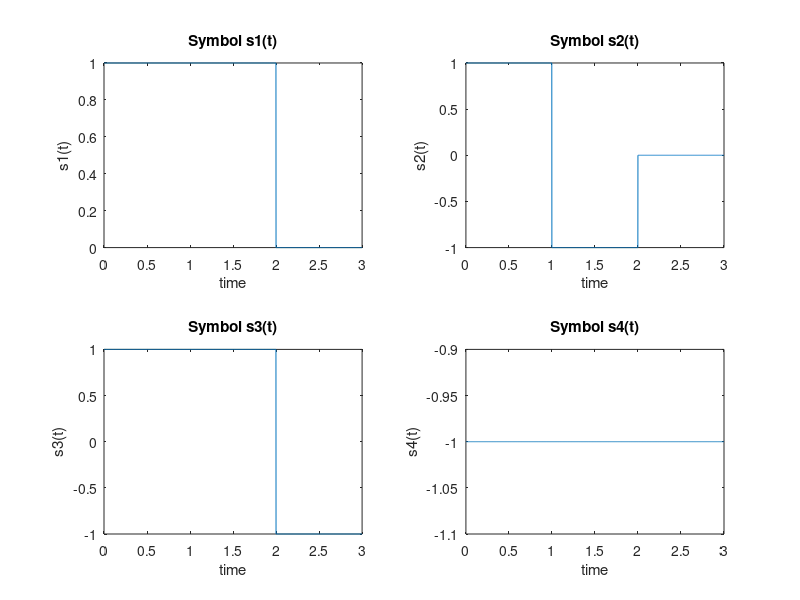
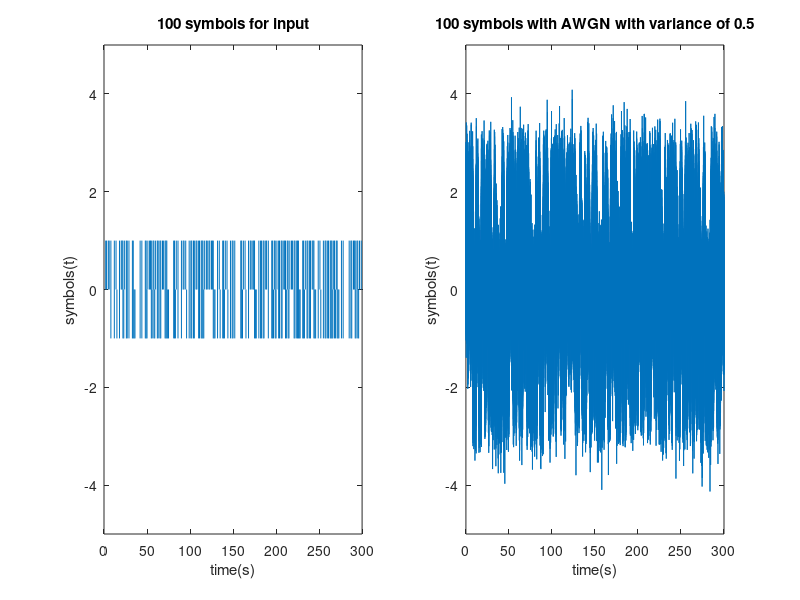
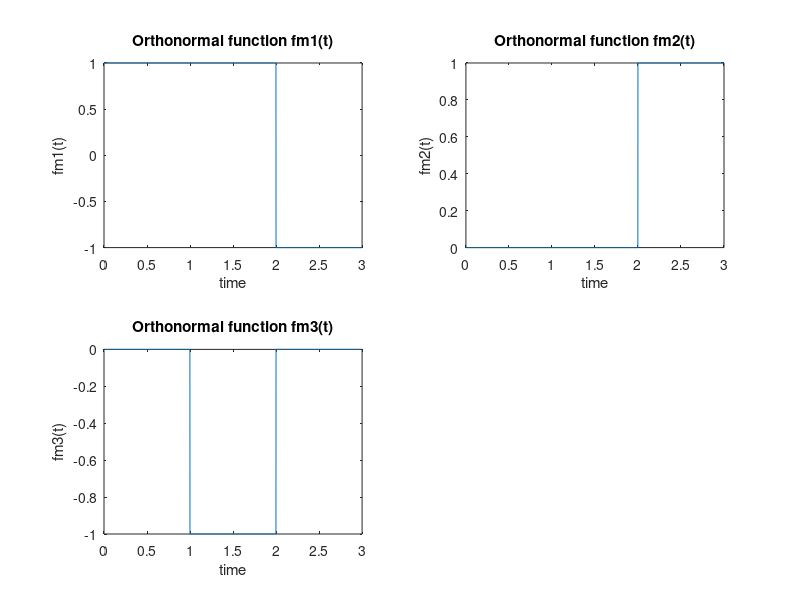

Here is the MATLAB script that generated these plots, in order:
clear all;
close all;
clc;
number=100;     % total transmission time (300s)/each signal duration (3s)

% randomly choose one of the four equiprobable signals
seedUsed = rng;

sampleRate = 1000;
% 1000 samples per second means 3000 samples per signal
time = linspace(0,3,3*sampleRate);
nsamples = length(time);

s1 = ones(1,nsamples);
s1(2*sampleRate:end) = 0;

s2 = ones(1,nsamples);
s2(1:sampleRate-1) = 1;
s2(sampleRate:(2*sampleRate)-1) = -1;
s2(2*sampleRate:end) = 0;

s3 = ones(1,nsamples);
s3(1:(2*sampleRate)-1) = 1;
s3(2*sampleRate:end) = -1;


s4 = -1*ones(1,nsamples);

figure();
subplot(2,2,1)
plot(time,s1);
xlabel('time')
ylabel('s1(t)')
title('Symbol s1(t)')
subplot(2,2,2)
plot(time,s2);
xlabel('time')
ylabel('s2(t)')
title('Symbol s2(t)')
subplot(2,2,3)
plot(time,s3);
xlabel('time')
ylabel('s3(t)')
title('Symbol s3(t)')
subplot(2,2,4)
plot(time,s4);
xlabel('time')
ylabel('s4(t)')
title('Symbol s4(t)')




% zero mean white Gaussian noise of variance 0.5 added
outputTotal = zeros(1, nsamples * number);
totalTime = linspace(0,3*100,nsamples * number);
inputTotal = zeros(1, nsamples * number);
sumInput = zeros(1,  number);
sumOutput = zeros(1, number);
variance = 0.5;
for indexNumber = 1:number
    
    
    sdNoise = sqrt(variance);
    noiseArray = sdNoise.*randn(1,nsamples);
    nextSignal = randi(4);
    tempInput = 0;
   
    switch nextSignal
        case 1
            tempInput = s1;
            
        case 2
            tempInput = s2;
            
        case 3
            tempInput = s3;
            
        case 4
            tempInput= s4;
            
    end
    tempOutput = tempInput + noiseArray;
    inputTotal(1+((indexNumber-1)*nsamples):indexNumber*nsamples) = tempInput;
    outputTotal(1+((indexNumber-1)*nsamples):indexNumber*nsamples) = tempOutput;
    
    
end
figure();
subplot(1,2,1)
plot(totalTime,inputTotal);
xlabel('time(s)')
ylabel('symbols(t)')
ylim([-5 5])
title([num2str(number),' symbols for input',]);
subplot(1,2,2)
plot(totalTime,outputTotal);
xlabel('time(s)')
ylabel('symbols(t)')
title([num2str(number),' symbols with AWGN with variance of ', num2str(variance) ]);
ylim([-5 5])


% figure();
% stem(sumInput);
% xlabel('time(s)')
% ylabel('Integration of the input Symbols')
% title(['Input Integration for',num2str(number)]);
% figure();
% stem(sumOutput);
% xlabel('time(s)')
% ylabel('Integration of the output Symbols')
% title(['Input Integration for ',num2str(number), ' Variance ', num2str(variance) ]);
% figure();
% result = abs(sumInput - sumOutput);
% stem(result);
% xlabel('time')
% ylabel('Absolute difference between the input and output')
% title(['Difference between the input and output integration',num2str(number)]);
% figure();
% plot(sumOutput);
% xlabel('time')
% ylabel('Integration of the output Symbols')
% title(['Input Integration for ',num2str(number), ' Variance ', num2str(variance) ]);


% Define the orthonormal functions {fm(t)}

fm1 = ones(1,nsamples);
fm1(1:(2*sampleRate)-1) = 1;
fm1(2*sampleRate:end) = -1;

fm2 = zeros(1,nsamples);
fm2(2*sampleRate:end) = 1;

fm3 = zeros(1,nsamples);
fm3(sampleRate:(2*sampleRate)-1) = -1;

figure();
subplot(2,2,1)
plot(time,fm1);
xlabel('time')
ylabel('fm1(t)')
title('Orthonormal function fm1(t)')
subplot(2,2,2)
plot(time,fm2);
xlabel('time')
ylabel('fm2(t)')
title('Orthonormal function fm2(t)')
subplot(2,2,3)
plot(time,fm3);
xlabel('time')
ylabel('fm3(t)')
title('Orthonormal function fm3(t)')
% subplot(2,2,4)
% plot(time,s4);
% xlabel('time')
% ylabel('s4(t)')
% title('Symbol s4(t)')

% Integration to get observation vector (ov)

% Plot
